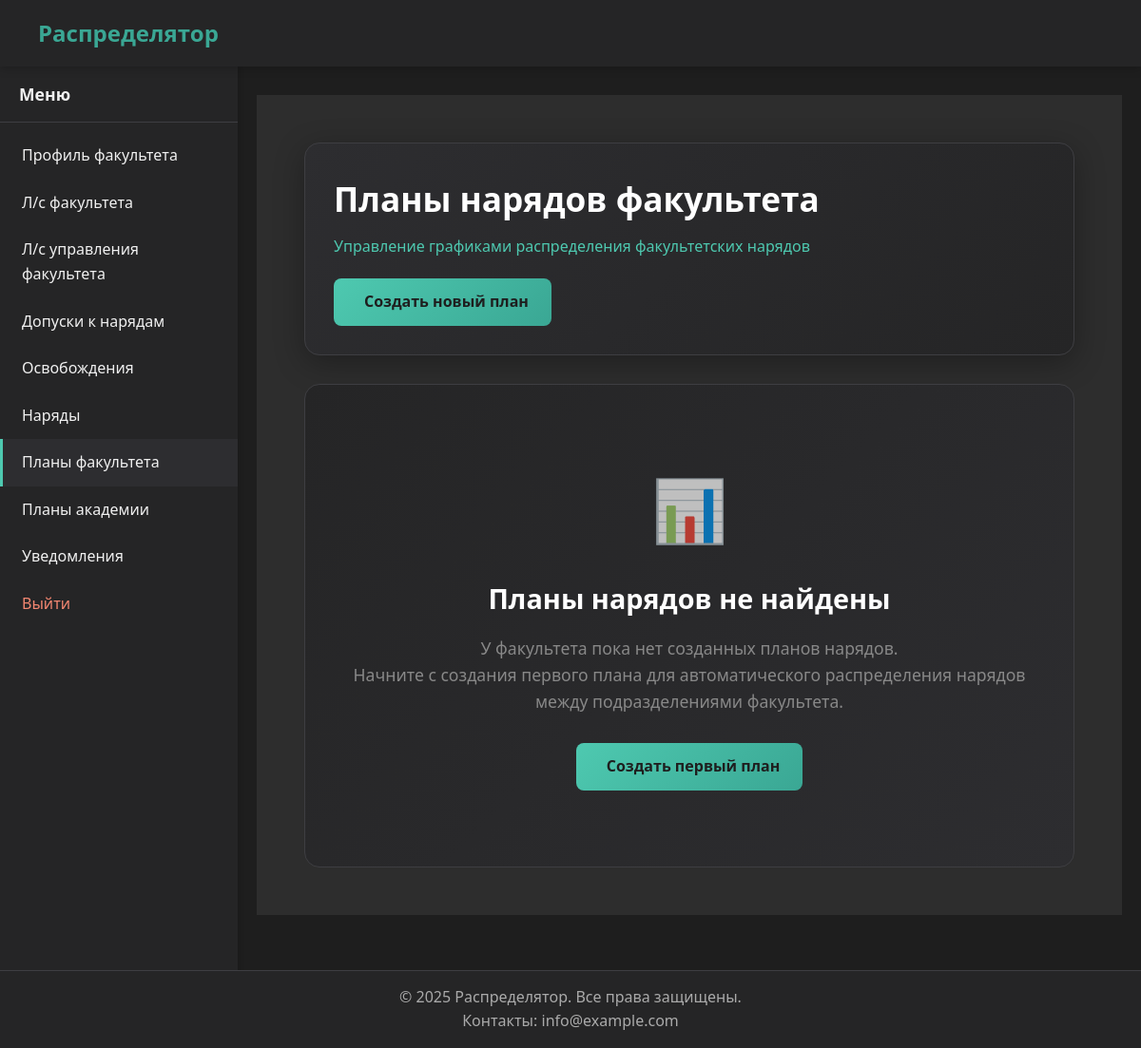
/faculty/duty/plan/list/ (signed in), run on an earlier commit of the app's database.
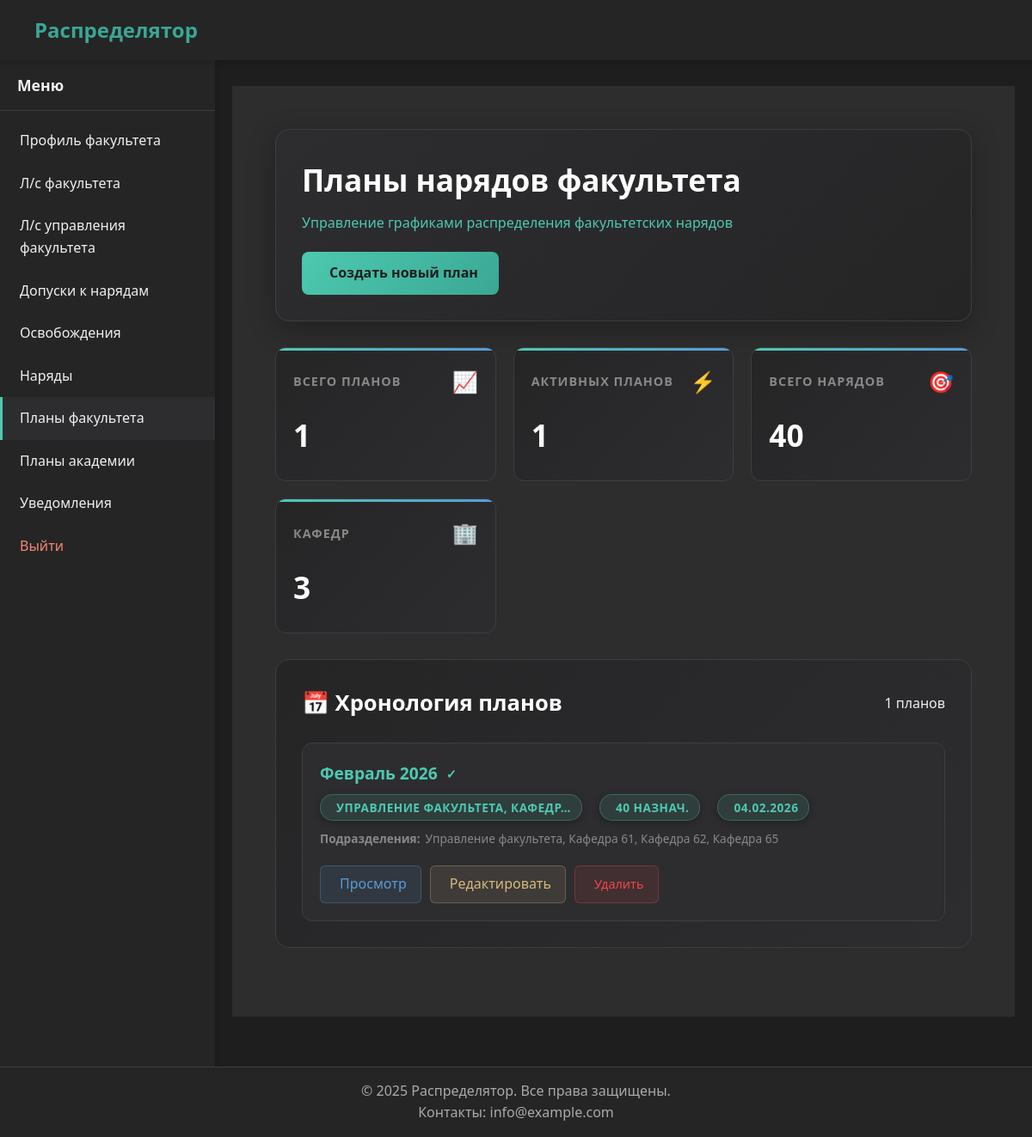
And on a later commit of the database.
### unit/models.py (models this page shows, shortened)
class Faculty(models.Model):
    name = models.CharField(max_length=20, verbose_name="Название факультета", unique=True)
    class Meta:
        verbose_name = 'Факультет'
        verbose_name_plural = 'Факультеты'

class Department(models.Model):
    name = models.CharField(max_length=20, verbose_name="Название кафедры", unique=True)
    faculty = models.ForeignKey(
        'Faculty',
        on_delete=models.SET_NULL,
        null=True,
        blank=True,
        verbose_name="Факультет",
        related_name="departments"
    )
    class Meta:
        verbose_name = 'Кафедра'
        verbose_name_plural = 'Кафедры'

### faculty/models.py (models this page shows, shortened)
class FacultyMonthlyPlan(models.Model):
    faculty = models.ForeignKey(
        Faculty,
        on_delete=models.CASCADE,
        verbose_name='Факультет',
        related_name='faculty_plans'
    )
    month = models.DateField('Месяц планирования')
    selected_units = models.JSONField(
        'Выбранные подразделения',
        default=list,
        blank=True,
        help_text='JSON список: ["management"] или ["department_1", "department_2"]'
    )
    duty_schedule_settings = models.JSONField(
        'Настройки расписания нарядов',
        default=dict,
        blank=True,
        help_text='JSON с настройками дней для каждого наряда'
    )
    is_generated = models.BooleanField('План сгенерирован', default=False)
    last_generated_at = models.DateTimeField('Дата последней генерации', null=True, blank=True)
    created_at = models.DateTimeField('Дата создания', auto_now_add=True)
    updated_at = models.DateTimeField('Дата обновления', auto_now=True)
    class Meta:
        verbose_name = 'Факультетский план'
        verbose_name_plural = 'Факультетские планы'
        unique_together = ['faculty', 'month']
        ordering = ['-month']  # ДОБАВЛЕНО: исправляет предупреждение о пагинации
    def get_selected_units_display(self):
        if not self.selected_units:
            return "Не выбраны"
        display_list = []
        for unit in self.selected_units:
            if unit == 'management':
                display_list.append("Управление факультета")
            elif unit.startswith('department_'):
                dept_id = unit.replace('department_', '')
                try:
                    department = Department.objects.get(id=dept_id, faculty=self.faculty)
                    display_list.append(f"Кафедра {department.name}")
                except Department.DoesNotExist:
                    display_list.append(f"Кафедра (ID: {dept_id})")
        return ", ".join(display_list)

### faculty/views.py (the view)
# urls.py: path('duty/plan/list/', views.FacultyPlanListView.as_view(), name='plan_list'),
class FacultyPlanListView(HasFacultyMixin, ListView):
    model = FacultyMonthlyPlan
    template_name = 'profiles/faculty/plan_list.html'
    context_object_name = 'plans'
    ordering = ['-month']
    paginate_by = 10
    def get_queryset(self):
        return FacultyMonthlyPlan.objects.filter(
            faculty=self.request.user.faculty
        ).select_related('faculty')
    def get_context_data(self, **kwargs):
        context = super().get_context_data(**kwargs)
        faculty = self.request.user.faculty
        for plan in context['plans']:
            plan.schedule_count = DutySchedule.objects.filter(
                duty__faculty=faculty,
                duty__department__isnull=True,
                date__year=plan.month.year,
                date__month=plan.month.month
            ).count()
        active_plans_count = FacultyMonthlyPlan.objects.filter(
            faculty=faculty,
            is_generated=True
        ).count()
        total_schedules = DutySchedule.objects.filter(
            duty__faculty=faculty,
            duty__department__isnull=True
        ).count()
        departments = faculty.departments.all()
        context.update({
            'faculty': faculty,
            'active_plans_count': active_plans_count,
            'total_schedules': total_schedules,
            'departments': departments,
        })
        return context

### core/mixins.py (called while the page is built)
    def dispatch(self, request, *args, **kwargs):
        if not hasattr(request.user, 'faculty') or not request.user.faculty:
            messages.warning(request, "У вас нет прав доступа к этому разделу")
            return redirect('home')
        return super().dispatch(request, *args, **kwargs)

### core/utils.py (called while the page is built)
def get_user_type(user):
    if user.is_superuser:
        return 'admin'
    groups = list(user.groups.values_list('name', flat=True))
    if 'Комендант' in groups:
        return 'commandant'
    elif 'Факультет' in groups:
        return 'faculty'
    elif 'Кафедра' in groups:
        return 'department'
    return None

### templates/profiles/faculty/plan_list.html (shortened to what the changed rows need)
{% extends "base_account.html" %}
{% load static %}
{% block extra_head %}
<link rel="stylesheet" href="{% static 'css/commandant_duty_plan.css' %}">
{% endblock %}
{% block account_content %}
<div class="faculty-plans-container">
    <div class="plans-header">
        <div>
            <h1 class="plans-title">Планы нарядов факультета</h1>
        </div>
    </div>
    {% if plans %}
    <div class="faculty-stats">
        <div class="faculty-stat-card">
            <div class="stat-header">
                <div class="stat-label">Всего планов</div>
                <div class="stat-icon">📈</div>
            </div>
            <div class="stat-value">{{ plans.count }}</div>
        </div>
        <div class="faculty-stat-card">
            <div class="stat-header">
                <div class="stat-label">Активных планов</div>
                <div class="stat-icon">⚡</div>
            </div>
            <div class="stat-value">{{ active_plans_count }}</div>
        </div>
        <div class="faculty-stat-card">
            <div class="stat-header">
                <div class="stat-label">Всего нарядов</div>
                <div class="stat-icon">🎯</div>
            </div>
            <div class="stat-value">{{ total_schedules }}</div>
        </div>
        <div class="faculty-stat-card">
            <div class="stat-header">
                <div class="stat-label">Кафедр</div>
                <div class="stat-icon">🏢</div>
            </div>
            <div class="stat-value">{{ departments.count }}</div>
        </div>
    </div>
    <div class="plans-timeline">
        <div class="timeline-header">
            <h2 class="timeline-title">📅 Хронология планов</h2>
            <div>
                <span class="text-muted">{{ plans.count }} планов</span>
            </div>
        </div>
        <div class="plans-list">
            {% for plan in plans %}
            <div class="plan-item" data-plan-id="{{ plan.id }}">
                <div class="plan-content">
                    <div class="plan-month">
                        {{ plan.month|date:"F Y" }}
                        {% if plan.is_generated %}
                        <span style="color: #4ec9b0; font-size: 0.9rem;">✓</span>
                        {% else %}
                        <span style="color: #d7ba7d; font-size: 0.9rem;">✎</span>
                        {% endif %}
                    </div>
                    <div class="plan-meta">
                        <span class="plan-badge">
                            {{ plan.get_selected_units_display|truncatechars:30 }}
                        </span>
                        <span class="plan-badge">
                            {% if plan.schedule_count %}
                                {{ plan.schedule_count }} назнач.
                            {% else %}
                                0 назнач.
                            {% endif %}
                        </span>
                        <span class="plan-badge">
                            {{ plan.created_at|date:"d.m.Y" }}
                        </span>
                    </div>
                    <div class="plan-units">
                        <strong>Подразделения:</strong> {{ plan.get_selected_units_display }}
                    </div>
                </div>
                <div class="plan-actions">
                    <a href="{% url 'faculty:plan_detail' plan.pk %}" class="btn-view-faculty">
                         Просмотр
                    </a>
                    <a href="{% url 'faculty:duty_plan' %}?year={{ plan.month.year }}&month={{ plan.month.month }}"
                       class="btn-edit-faculty">
                         Редактировать
                    </a>
                    <button class="btn-delete-faculty" onclick="showDeleteConfirm({{ plan.id }}, '{{ plan.month|date:"F Y" }}')">
                         Удалить
                    </button>
                </div>
            </div>
            {% endfor %}
        </div>
    </div>
    {% else %}
    <div class="empty-plans">
        <div class="empty-icon">📊</div>
        <h2 class="empty-title">Планы нарядов не найдены</h2>
        <p class="empty-description">
            У факультета пока нет созданных планов нарядов.<br>
            Начните с создания первого плана для автоматического распределения нарядов между подразделениями факультета.
        </p>
        <a href="{% url 'faculty:duty_plan' %}" class="btn-create-faculty">
             Создать первый план
        </a>
    </div>
    {% endif %}
</div>
{% endblock %}

What changed in the data, as far as the page shows it:
now on this page (row unchanged): Faculty: count "3"
added FacultyMonthlyPlan: month "Февраль 2026", selected_units "УПРАВЛЕНИЕ ФАКУЛЬТЕТА, КАФЕДР…", schedule_count "40", created_at "04.02.2026", selected_units "Управление факультета, Кафедра 61, Кафедра 62, Кафедра 65"
Also different on the page:
{{ plans.count }}: (not shown) → "1"
{{ active_plans_count }}: (not shown) → "1"
{{ total_schedules }}: (not shown) → "40"
text no longer shown: "📊 Планы нарядов не найдены У факультета пока нет созданных планов нарядов. Начните с создания первого плана для автоматического распределения нарядов между подразделениями факультета. Создать первый план"
text now shown: "ВСЕГО ПЛАНОВ 📈 АКТИВНЫХ ПЛАНОВ ⚡ ВСЕГО НАРЯДОВ 🎯 КАФЕДР 🏢 📅 Хронология планов планов"
